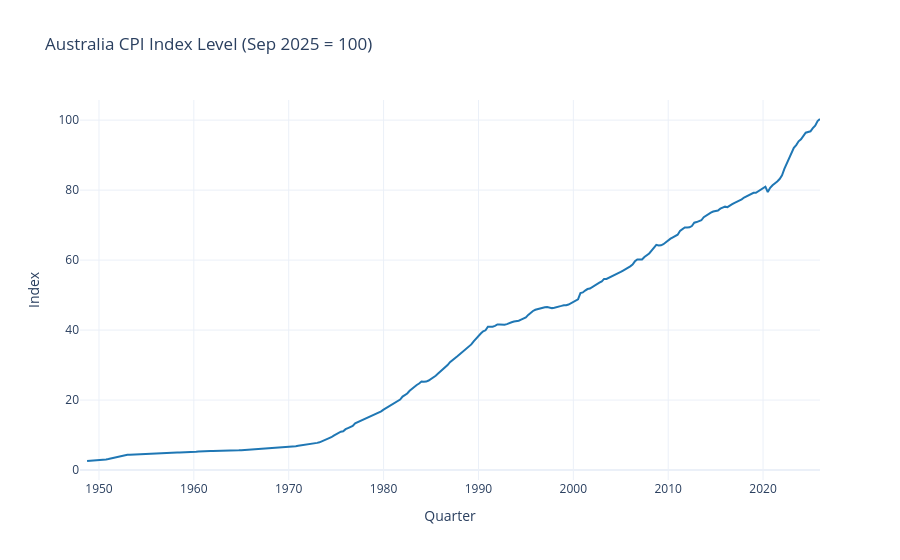

Notebook source saved alongside this figure:
### Markdown cell above
CPI index level

### Code cell
fig_idx = go.Figure()
fig_idx.add_trace(go.Scatter(x=df.index, y=df['cpi_index'],
                             mode='lines', name='All Groups CPI Index',
                             line=dict(color='#1f77b4', width=2)))
fig_idx.update_layout(title='Australia CPI Index Level (Sep 2025 = 100)',
                      xaxis_title='Quarter', yaxis_title='Index',
                      template='plotly_white', hovermode='x unified')
fig_idx.update_xaxes(range=['1948-01-01', '2026-01-01'])
fig_idx.show()

### Figure 1 — Plotly figure (JSON) as saved in the notebook; plotly's stock layout.template omitted (floating-point values rounded to 4 significant figures; data arrays with more than 128 entries replaced by an {"elided": "..."} marker saying what was removed)
{"data": [{"line": {"color": "#1f77b4", "width": 2}, "mode": "lines", "name": "All Groups CPI Index", "type": "scatter", "x": {"elided": "415 str values"}, "y": {"elided": "415 float values"}}], "layout": {"hovermode": "x unified", "title": {"text": "Australia CPI Index Level (Sep 2025 = 100)"}, "xaxis": {"range": ["1948-01-01", "2026-01-01"], "title": {"text": "Quarter"}}, "yaxis": {"title": {"text": "Index"}}}}
